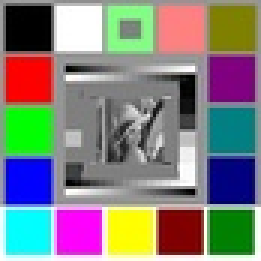
#> input picture conversão_para_hsv.jpg, 87 x 87 px, shrunk from 1024 x 1024 before the run (shown 3 times larger)
$ python 'teste_filtro_saturação.py'
#> lines starting #> are read from the running program, lines starting #| are printed output that depends on the picture
### sistema.py
from copy import copy

import numpy as np
import sympy as sp
from PIL import Image


# Arquivo que vai reunir todos os metodos do projeto
class Imagem:
    def __init__(self, size, matriz):
        self.size = size
        self.matriz = matriz


# Conversores De RGB - HSV
def rgb_to_hsb(cor_rgb):
    r, g, b = cor_rgb
    # Normaliza os valores de RGB para o intervalo [0, 1]
    r /= 255.0
    g /= 255.0
    b /= 255.0

    # Encontra o valor máximo e mínimo entre os componentes R, G e B
    max_val = max(r, g, b)
    min_val = min(r, g, b)

    # Calcula a diferença entre o máximo e o mínimo
    delta = max_val - min_val

    # Calcula o componente de brilho (Value)
    v = max_val

    # Se o valor de delta for muito pequeno, o pixel é uma tonalidade de cinza
    if delta < 0.00001:
        h = 0  # Nesse caso, a matiz é indefinida, então pode ser definida como 0
        s = 0
    else:
        # Calcula o componente de saturação (Saturation)
        s = delta / max_val

        # Calcula o componente de matiz (Hue)
        if r == max_val:
            h = (g - b) / delta
        elif g == max_val:
            h = 2 + (b - r) / delta
        else:
            h = 4 + (r - g) / delta

        # Converte h para o intervalo [0, 360] graus
        h *= 60
        if h < 0:
            h += 360

    # Retorna os valores HSB
    return h, s, v


def hsb_to_rgb(cor_hsb):
    h, s, v = cor_hsb
    if s == 0:
        r = g = b = int(v * 255)
    else:
        h /= 60.0
        i = int(h)
        f = h - i
        p = int(v * (1.0 - s) * 255)
        q = int(v * (1.0 - (s * f)) * 255)
        t = int(v * (1.0 - (s * (1.0 - f))) * 255)

        if i == 0:
            r, g, b = v * 255, t, p
        elif i == 1:
            r, g, b = q, v * 255, p
        elif i == 2:
            r, g, b = p, v * 255, t
        elif i == 3:
            r, g, b = p, q, v * 255
        elif i == 4:
            r, g, b = t, p, v * 255
        else:
            r, g, b = v * 255, p, q

    return int(r), int(g), int(b)


# [31 lines left out: functions image_to_hsb_format, hsb_matriz_to_image, filtro_mutiplicativo_brilho, not called in this run]


def filtro_multiplicativo_saturacao(imagem: Imagem, fator_multiplicativo: float):
    imagem_filtrada = copy(imagem)
    for i in range(0, imagem.size[0]):
        for j in range(0, imagem.size[1]):
            hsv_cor = rgb_to_hsb(imagem.matriz[i][j])
            saturacao = hsv_cor[1] * fator_multiplicativo
            if saturacao > 100:
                saturacao = 100
            hsv_cor_nova = (hsv_cor[0], saturacao, hsv_cor[2])
            imagem_filtrada.matriz[i][j] = hsb_to_rgb(hsv_cor_nova)

    return imagem_filtrada


# [72 lines left out: functions filtro_aditivo_matiz, filtro_transfere_saturacao, correlacao, produto_interno, not called in this run]


def image_to_rgb_matriz(image: Image):
    rgb_matriz = []
    for i in range(0, image.width):
        line = []
        for j in range(0, image.height):
            line.append(image.getpixel((i, j)))

        rgb_matriz.append(line)
    img = Imagem(image.size, rgb_matriz)
    return img


def rgb_matriz_to_image(rgb: Imagem):
    img = Image.new("RGB", rgb.size, 0)
    for i in range(0, rgb.size[0]):
        for j in range(0, rgb.size[1]):
            img.putpixel((i, j), rgb.matriz[i][j])
    return img


# [114 lines left out: functions read_mask_from_file, processamento_para_exibir_imagem, processamento_valor_absoluto, histogram_expansion, build_histogram, not called in this run]


def save_image(img: Imagem, path: str):
    img = rgb_matriz_to_image(img)
    img.save(path)


def open_image(path: str):
    img = Image.open(path)
    img = image_to_rgb_matriz(img)
    return img


# [4 lines left out: function multplyB, not called in this run]


def multplyS(path: str, fator: float, save_path: str):
    img = open_image(path)
    filtro_multiplicativo_saturacao(img, fator)
    save_image(img, save_path)


# [18 lines left out: functions addM, tranfereS, makecorelation, not called in this run]

### teste_filtro_saturação.py
import sistema

sistema.multplyS("conversão_para_hsv.jpg"
                 , 0.5
                 , "lenna 50 sat.png")
#> in open_image, img is the input picture: PIL image 87x87 RGB; mean R, G, B 130.2, 129.5, 126.4
#> after the loop in image_to_rgb_matriz, `for i in range(0, image.width):`: rgb_matriz = 87 items
#> in rgb_matriz_to_image, `img = Image.new("RGB", rgb.size, 0)`: img: PIL image 87x87 RGB; every value is 0
#> after the loop in rgb_matriz_to_image, `for i in range(0, rgb.size[0]):`:
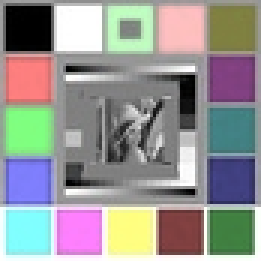
#> img: PIL image 87x87 RGB (shown 3 times larger); mean R, G, B 149.6, 149.3, 147.6
sistema.multplyS("Images/DancingInWater.jpg"
                 , 1.5
                 , "Dacing 150 sat.png")
#> call 2 of open_image, with path = 'Images/DancingInWater.jpg'
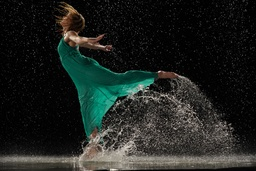
#> input picture Images/DancingInWater.jpg, 256 x 171 px, shrunk from 3000 x 2000 before the run
#> in open_image, img is the input picture: PIL image 256x171 RGB; mean R, G, B 30.8, 35.3, 31.8
#> the loop in filtro_multiplicativo_saturacao (call 2), `for i in range(0, imagem.size[0]):` made 256 passes
#> in rgb_matriz_to_image (call 2), `img = Image.new("RGB", rgb.size, 0)`: img: PIL image 256x171 RGB; every value is 0
#> after the loop in rgb_matriz_to_image (call 2), `for i in range(0, rgb.size[0]):`:
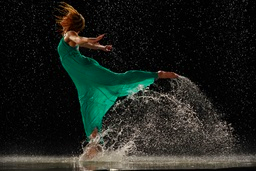
#> img: PIL image 256x171 RGB; mean R, G, B 29.7, 34.2, 29.1
